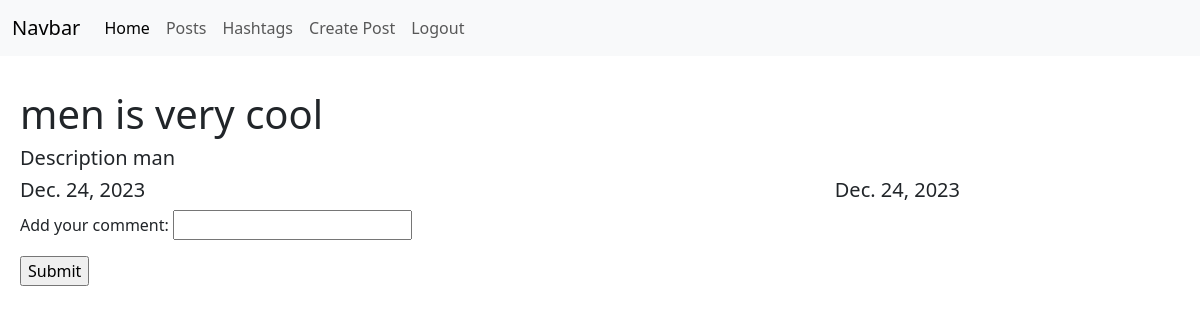
The page /posts/7/ on the database its author committed.
### posts/models.py (models this page shows)
class Post(models.Model):
    author = models.ForeignKey(User, on_delete=models.CASCADE, null=True)
    image = models.ImageField(blank=True, null=True)
    title = models.CharField(max_length=255)
    description = models.TextField()
    rate = models.FloatField()
    created_date = models.DateField(auto_now=True)
    modified_date = models.DateField(auto_now_add=True)
    hashtags = models.ManyToManyField(Hashtag)

### posts/views.py (the view, shortened to what this page needs)
# urls.py: path('posts/<int:id>/', post_detail_view),
def post_detail_view(request, id):
    if request.method == 'GET':
        post = Post.objects.get(id=id)
        comments = post.comment_set.all()
        hashtags = post.hashtags.all()
        print(comments)
        context = {
            'post': post,
            'comments': comments,
            'hashtags': hashtags,
            'comment_form': CommentCreateForm
        }
        return render(request, 'posts/detail.html', context=context)

### templates/posts/detail.html (shortened to what this page needs)
{%extends 'layouts/index.html' %}
{% block content%}
    <div class='post_block'>
        <div style='display: flex; justify-content: space-between'>
            <h1>{{post.title}}</h1>
        </div>
        <h5>{{post.description}}</h5>
        <div class='dates'>
            <h5>{{post.created_date}}</h5>
            <h5>{{post.modified_date}}</h5>
        </div>
        <form action='/posts/{{post.id}}/' method='post'>
            {{comment_form.as_p}}
            <input type='submit'>
        </form>
{% endblock %}

### templates/posts/detail.html (style rules this page uses)
.post_block { width: 80%; padding: 10px; margin-left: 10px; }
.dates { display: flex; justify-content: space-between; }

### rows shown on the page
Post: title "men is very cool", description "Description man", created_date "Dec. 24, 2023", modified_date "Dec. 24, 2023"
